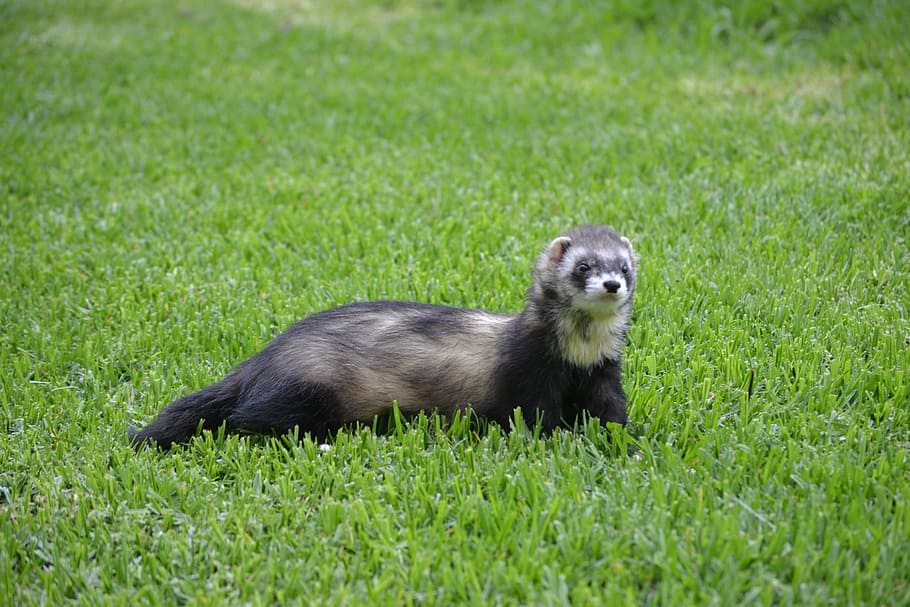
#> input picture huron.jpg, 910 x 607 px
$ jupyter execute --allow-errors TP1_Resuelto.ipynb   (shell and % lines are left out)   (older library calls are emulated)
#> lines starting #> are read from the running program, lines starting #| are printed output that depends on the picture
### 1) Realice y grafique una imagen con una cruz negra y fondo blanco.

[cell 1]
import numpy as np
import matplotlib.pyplot as plt

negro=np.zeros((80,80))
blanco=negro+1

fila=np.concatenate((blanco,negro,blanco),axis=1)

cruz=np.concatenate((fila, np.zeros((80,240)),fila),axis=0)

plt.imshow(cruz, cmap='gray')
plt.show()
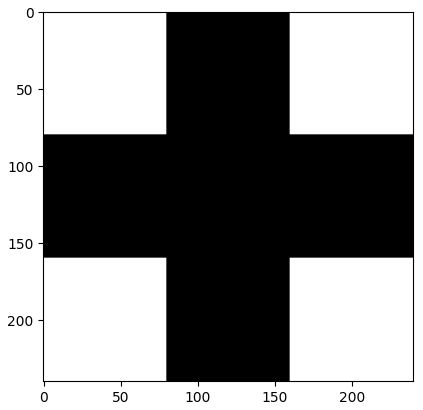
#> figure drawn by matplotlib, 1 panel
print(cruz.shape)

### 2) Realice y grafique una imagen con una cruz blanca y fondo negro (negativo de la primera).

[cell 2]
import numpy as np
import matplotlib.pyplot as plt
cruzinvertida=np.zeros((240,240))
cruzinvertida[:,80:160]=0.5
cruzinvertida[80:160,:]=0.5
plt.imshow(cruzinvertida, cmap='gray')
plt.show()
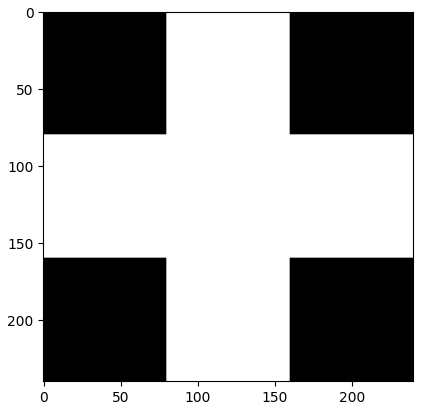
#> figure drawn by matplotlib, 1 panel
print(cruzinvertida.shape)

### 3) Realice y grafique, una imagen con cuatro bandas h	orizontales de intensidad homogénea decreciente de  1 a 0de arriba abajo.

[cell 3]
blanco=np.ones((80,80))
banda=np.linspace(0,1,4)

blanco[0:21,:]=banda[0]
blanco[21:41,:]=banda[1]
blanco[41:61,:]=banda[2]
blanco[61:81,:]=banda[3]


plt.imshow(blanco, cmap='gray',vmin=0 ,vmax=1)
plt.show()
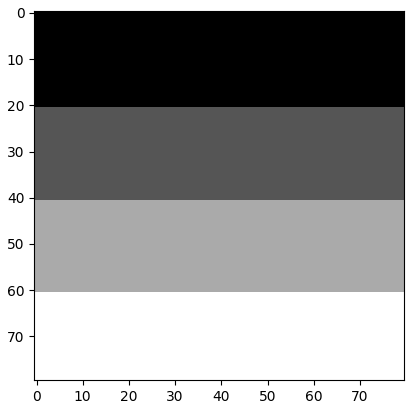
#> figure drawn by matplotlib, 1 panel
print(banda)

### 4) Construir y graficar una imagen 128x128  dividida en cuatro cuadrados de colores: rojo, azul, amarillo y uno a elección.

[cell 4]
import matplotlib.pyplot as plt
import numpy as np
arr_image=np.zeros((256,256,3),'uint8')
print(type(arr_image[0,0,0]))
c=range(256)
#print(c)

for i in c:
    arr_image[0:128,0:255,0]=255 #rojo creciente en las primeras 128 columnas
    arr_image[129:255,0:128,1]=(255) #verde decreciente en las primeras 128 columnas

arr_image[:,128:,2]=255 #(solo) azul en las últimas columnas

# [5 lines of commented-out code are left out]

print("R-rojo:")
print( arr_image[: ,:, 0])
print("G-verde:")
print( arr_image[:,:,1])
print("B-azul:")
print( arr_image[:,:,2])
plt.imshow(arr_image)

plt.show()
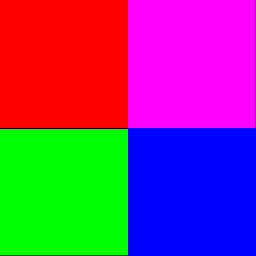
#> shown: shape (256, 256, 3); mean R, G, B 127, 62.8, 127.5

[cell 5]
print(c)
print(c[255])

### 5) Abrir una imagen guardada en un archivo, convertirla en Imagen monocroma, y graficar ambas imágenes a la par, colocarle título a ambas.

[cell 6]
import SimpleITK as sitk
path="paisajepuente.jpg" #nombre de la imagen (y ubicación, si está ubicada en otra carpeta)
#> (the rest of this cell did not finish here and is left out)

#> (a cell that did not finish here is left out)

#> (a cell that did not finish here is left out)

#> (a cell that did not finish here is left out)

[cell 10]
fig, axs = plt.subplots(nrows=1, ncols=2, sharex=True)
fig.set_figheight(8)
fig.set_figwidth(10)
#> (the rest of this cell did not finish here and is left out)

### 6) Construir y graficar una imagen a color que mezcle una imagen con paisaje a la que se le superponga una persona de otra imagen.

[cell 11]
import cv2
img = cv2.imread('huron.jpg')# abrimos la imagen
#> img is the input picture: shape (607, 910, 3); mean B, G, R 75.4, 149.5, 115.3
#img = img.astype('uint8')
#print(img.shape)#dimensiones de la image
#visualización:
cv2.imshow('image',img)
cv2.waitKey()
cv2.destroyAllWindows()
